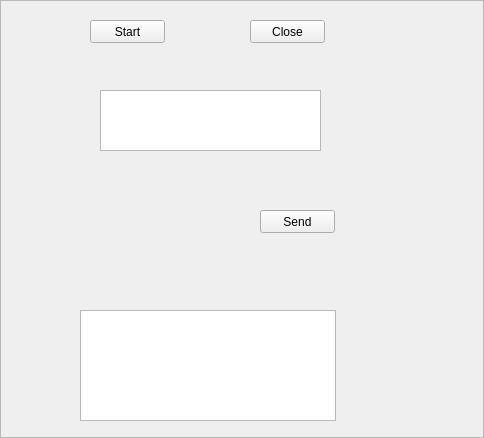
<?xml version="1.0" encoding="UTF-8"?>
<ui version="4.0">
 <class>TcpServerFrame</class>
 <widget class="QFrame" name="TcpServerFrame">
  <property name="geometry">
   <rect>
    <x>0</x>
    <y>0</y>
    <width>484</width>
    <height>438</height>
   </rect>
  </property>
  <property name="windowTitle">
   <string>Frame</string>
  </property>
  <property name="frameShape">
   <enum>QFrame::StyledPanel</enum>
  </property>
  <property name="frameShadow">
   <enum>QFrame::Raised</enum>
  </property>
  <widget class="QTextBrowser" name="textBrowser">
   <property name="geometry">
    <rect>
     <x>80</x>
     <y>310</y>
     <width>256</width>
     <height>111</height>
    </rect>
   </property>
  </widget>
  <widget class="QPushButton" name="pushButton_close">
   <property name="geometry">
    <rect>
     <x>250</x>
     <y>20</y>
     <width>75</width>
     <height>23</height>
    </rect>
   </property>
   <property name="text">
    <string>Close</string>
   </property>
  </widget>
  <widget class="QPushButton" name="pushButton_send">
   <property name="geometry">
    <rect>
     <x>260</x>
     <y>210</y>
     <width>75</width>
     <height>23</height>
    </rect>
   </property>
   <property name="text">
    <string>Send</string>
   </property>
  </widget>
  <widget class="QPushButton" name="pushButton_start">
   <property name="geometry">
    <rect>
     <x>90</x>
     <y>20</y>
     <width>75</width>
     <height>23</height>
    </rect>
   </property>
   <property name="text">
    <string>Start</string>
   </property>
  </widget>
  <widget class="QTextEdit" name="textEdit">
   <property name="geometry">
    <rect>
     <x>100</x>
     <y>90</y>
     <width>221</width>
     <height>61</height>
    </rect>
   </property>
  </widget>
 </widget>
 <resources/>
 <connections/>
</ui>
